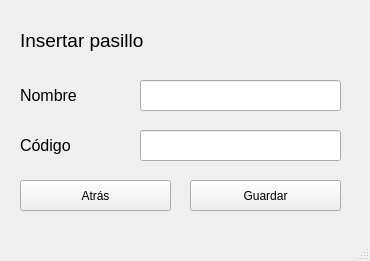
<?xml version="1.0" encoding="UTF-8"?>
<ui version="4.0">
 <class>window_insert_hall</class>
 <widget class="QMainWindow" name="window_insert_hall">
  <property name="geometry">
   <rect>
    <x>0</x>
    <y>0</y>
    <width>370</width>
    <height>261</height>
   </rect>
  </property>
  <property name="windowTitle">
   <string>MainWindow</string>
  </property>
  <widget class="QWidget" name="centralwidget">
   <widget class="QLineEdit" name="lineEdit_2">
    <property name="geometry">
     <rect>
      <x>140</x>
      <y>80</y>
      <width>201</width>
      <height>31</height>
     </rect>
    </property>
   </widget>
   <widget class="QPushButton" name="save">
    <property name="geometry">
     <rect>
      <x>190</x>
      <y>180</y>
      <width>151</width>
      <height>31</height>
     </rect>
    </property>
    <property name="text">
     <string>Guardar</string>
    </property>
   </widget>
   <widget class="QLineEdit" name="lineEdit">
    <property name="geometry">
     <rect>
      <x>140</x>
      <y>130</y>
      <width>201</width>
      <height>31</height>
     </rect>
    </property>
   </widget>
   <widget class="QLabel" name="label_2">
    <property name="geometry">
     <rect>
      <x>20</x>
      <y>130</y>
      <width>121</width>
      <height>31</height>
     </rect>
    </property>
    <property name="font">
     <font>
      <pointsize>12</pointsize>
     </font>
    </property>
    <property name="text">
     <string>Código</string>
    </property>
   </widget>
   <widget class="QLabel" name="label">
    <property name="geometry">
     <rect>
      <x>20</x>
      <y>20</y>
      <width>241</width>
      <height>41</height>
     </rect>
    </property>
    <property name="font">
     <font>
      <pointsize>14</pointsize>
     </font>
    </property>
    <property name="text">
     <string>Insertar pasillo</string>
    </property>
   </widget>
   <widget class="QPushButton" name="back">
    <property name="geometry">
     <rect>
      <x>20</x>
      <y>180</y>
      <width>151</width>
      <height>31</height>
     </rect>
    </property>
    <property name="text">
     <string>Atrás</string>
    </property>
   </widget>
   <widget class="QLabel" name="label_3">
    <property name="geometry">
     <rect>
      <x>20</x>
      <y>80</y>
      <width>121</width>
      <height>31</height>
     </rect>
    </property>
    <property name="font">
     <font>
      <pointsize>12</pointsize>
     </font>
    </property>
    <property name="text">
     <string>Nombre</string>
    </property>
   </widget>
  </widget>
  <widget class="QMenuBar" name="menubar">
   <property name="geometry">
    <rect>
     <x>0</x>
     <y>0</y>
     <width>370</width>
     <height>17</height>
    </rect>
   </property>
  </widget>
  <widget class="QStatusBar" name="statusbar"/>
 </widget>
 <resources/>
 <connections/>
</ui>
